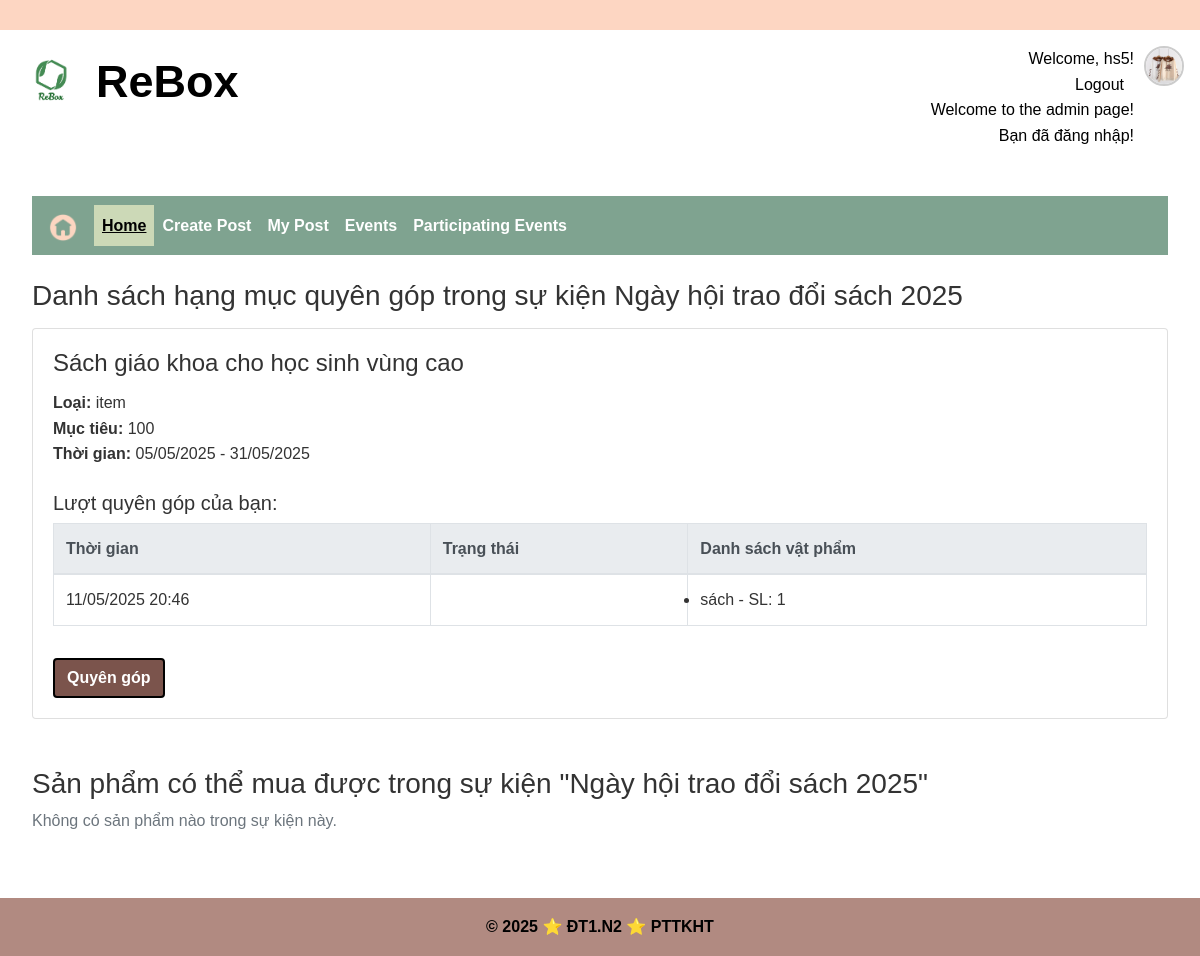
The page /2/donations (signed in) on the database its author committed.
### app/models/user.py (models this page shows, shortened)
class User(UserMixin, csdl.Model):
    id = csdl.Column(csdl.Integer, primary_key=True)
    username = csdl.Column(csdl.String(50), unique=True, nullable=False)
    password  = csdl.Column(csdl.String(128), nullable=False)
    avatar = csdl.Column(csdl.Text, nullable = True)
    fullname = csdl.Column(csdl.String(120), nullable=False)
    date_of_birth = csdl.Column(csdl.Date, nullable = True)
    gender = csdl.Column(csdl.String(10), nullable = True)
    address = csdl.Column(csdl.Text, nullable = True)
    email = csdl.Column(csdl.String(120), unique=True, nullable=False)
    phone = csdl.Column(csdl.String(20), nullable=True) #co the null
    facebook = csdl.Column(csdl.Text, nullable =True)
    roles = csdl.relationship('Role', secondary='user_role', backref=csdl.backref('users', lazy='dynamic'))
    created_date = csdl.Column(csdl.DateTime, default=datetime.utcnow)  # Thêm dòng này
    def has_role(self, role_name):
        for role in self.roles:
            if role.name == role_name:
                return True
        return False

### app/models/event.py (models this page shows)
class Event(csdl.Model):
    id = csdl.Column(csdl.Integer, primary_key=True)
    name = csdl.Column(csdl.String(50), unique=True, nullable=False)
    start_time = csdl.Column(csdl.DateTime, nullable=False)
    end_time = csdl.Column(csdl.DateTime, nullable=False)
    event_type  = csdl.Column(csdl.String(30), nullable=False)
    fee = csdl.Column(csdl.Integer, nullable=True)
    image = csdl.Column(csdl.String(50), nullable=True)
    managed_by = csdl.relationship(
        'User',
        secondary='event_manager',
        backref=csdl.backref('managed_events', lazy='dynamic')  # ← sửa ở đây
    )
    buyable_items = csdl.relationship('BuyableItem', backref='event', lazy=True)
    status_id = csdl.Column(csdl.Integer, csdl.ForeignKey('event_status.id'), nullable=False)
    status = csdl.relationship('EventStatus', backref='events')
    donation_categories = csdl.relationship(
        'DonationCategory',
        back_populates='event',
        lazy='select'  # Hoặc để mặc định
    )

### app/models/donation_category.py (models this page shows)
class DonationCategory(csdl.Model):
    id = csdl.Column(csdl.Integer, primary_key=True)
    dc_name = csdl.Column(csdl.String(50), nullable=False)
    dc_type_id = csdl.Column(csdl.Integer, csdl.ForeignKey('dc_type.id'), nullable=False)
    donation_type = csdl.Column(csdl.String(30), nullable=False)
    target_quantity = csdl.Column(csdl.Integer)
    start_date = csdl.Column(csdl.DateTime, nullable=False)
    end_date = csdl.Column(csdl.DateTime, nullable=False)
    event_id = csdl.Column(csdl.Integer, csdl.ForeignKey('event.id'), nullable=False)
    status_id = csdl.Column(csdl.Integer, csdl.ForeignKey('event_status.id'), nullable=False)
    event = csdl.relationship('Event', back_populates='donation_categories')
    status = csdl.relationship('EventStatus', backref=csdl.backref('donation_categories', lazy='dynamic'))

### app/models/donation.py (models this page shows)
class Donation(csdl.Model):
    id = csdl.Column(csdl.Integer, primary_key=True)
    donation_category_id = csdl.Column(csdl.Integer, csdl.ForeignKey('donation_category.id'), nullable=False)
    donor_name = csdl.Column(csdl.String(50), nullable=False)
    donor_email = csdl.Column(csdl.String(30), nullable=False)
    create_time = csdl.Column(csdl.DateTime, nullable=False)
    status_id = csdl.Column(csdl.Integer, csdl.ForeignKey('donation_status.id'), nullable=False)
    status = csdl.relationship('DonationStatus', backref='donations', lazy=True)
    items = csdl.relationship('DonationItem', backref='donation', lazy=True)

### app/models/donation_item.py (models this page shows)
class DonationItem(csdl.Model):
    id = csdl.Column(csdl.Integer, primary_key=True)
    donation_id = csdl.Column(csdl.Integer, csdl.ForeignKey('donation.id'), nullable=False)
    category_id = csdl.Column(csdl.Integer, csdl.ForeignKey('category.id'), nullable=False)
    item_name = csdl.Column(csdl.String(100), nullable=False)
    quantity = csdl.Column(csdl.Integer)
    image = csdl.Column(csdl.String(100), nullable=True)
    category = csdl.relationship('Category', backref='donation_items', lazy=True)

### app/event/routes.py (the view)
@event_blueprint.route('/<int:event_id>/donations')
@login_required
def displayAllDonations(event_id):
    event = Event.query.get_or_404(event_id)
    categories = DonationCategory.query.filter_by(event_id=event_id).all()
    donation_map = {}
    for cat in categories:
        donations = Donation.query.filter_by(
            donation_category_id=cat.id,
            donor_email=current_user.email
        ).all()
        donation_map[cat.id] = donations
    return render_template(
        'event/displayDonation.html',
        event=event,
        categories=categories,
        donation_map=donation_map
    )

### app/models/user.py (called while the page is built)
@login_manager.user_loader
def load_user(user_id): #luu ttin user by id da luu trong session login
    return User.query.get(int(user_id)) #doi tuong User chua ttin (username, pass,email, ...)

### app/event/templates/event/displayDonation.html
{% extends 'base.html' %} {% block title %}Lượt quyên góp của bạn{% endblock %}
{% block add_header %}
<p>Welcome to the admin page!</p>
{% if current_user.is_authenticated %}
<p>Bạn đã đăng nhập!</p>
{% else %}
<p>Bạn chưa đăng nhập</p>
{% endif %} {% endblock %} {% block content %}
<nav class="navbar navbar-expand-lg navbar-light bg-light mb-4">
  <a class="navbar-brand" href="{{ url_for('home.homepage') }}">
    <img
      src="{{ url_for('static', filename='image/home.png') }}"
      style="width: 30px"
      alt="home image"
    />
  </a>
  <div class="collapse navbar-collapse" id="navbarSupportedContent">
    <ul class="navbar-nav mr-auto">
      <li class="nav-item active">
        <a class="nav-link" href="{{ url_for('home.homepage') }}">Home</a>
      </li>
      <li class="nav-item">
        <a class="nav-link" href="{{ url_for('post.create_post') }}"
          >Create Post</a
        >
      </li>
      <li class="nav-item">
        <a class="nav-link" href="{{ url_for('post.my_posts') }}">My Post</a>
      </li>
      <li class="nav-item">
        <a class="nav-link" href="{{url_for('event.event')}}"> Events </a>
      </li>
      <li class="nav-item">
        <a class="nav-link" href="{{url_for('event.event', user_id=current_user.id)}}">
          Participating Events
        </a>
      </li>
    </ul>
  </div>
</nav>
<h3>Danh sách hạng mục quyên góp trong sự kiện {{event.name}}</h3>
{% for category in categories %}
<div class="card my-3">
  <div class="card-body">
    <h4 class="card-title">{{ category.dc_name }}</h4>
    <p class="card-text">
      <strong>Loại:</strong> {{ category.donation_type }} <br />
      <strong>Mục tiêu:</strong> {{ category.target_quantity }} <br />
      <strong>Thời gian:</strong> {{ category.start_date.strftime('%d/%m/%Y') }}
      - {{ category.end_date.strftime('%d/%m/%Y') }}
    </p>
    <h5 class="mt-4">Lượt quyên góp của bạn:</h5>
    {% set donations = donation_map[category.id] %} {% if donations %}
    <table class="table table-bordered mt-2">
      <thead class="thead-light">
        <tr>
          <th>Thời gian</th>
          <th>Trạng thái</th>
          <th>Danh sách vật phẩm</th>
        </tr>
      </thead>
      <tbody>
        {% for donation in donations %}
        <tr>
          <td>{{ donation.create_time.strftime('%d/%m/%Y %H:%M') }}</td>
          <td>{{ donation.status.name }}</td>
          <td>
            <ul class="mb-0">
              {% for item in donation.items %}
              <li>{{ item.item_name }} - SL: {{ item.quantity }}</li>
              {% endfor %}
            </ul>
          </td>
        </tr>
        {% endfor %}
      </tbody>
    </table>
    {% else %}
    <p class="text-muted">Bạn chưa quyên góp cho hạng mục này.</p>
    {% endif %}
    <a
      href="{{ url_for('event.manageDonationItem', category_id=category.id) }}"
      class="btn btn-outline-success mt-3"
    >
      Quyên góp
    </a>
  </div>
</div>
{% endfor %}
<h3 class="mt-5">Sản phẩm có thể mua được trong sự kiện "{{ event.name }}"</h3>
{% if event.buyable_items %}
<ul class="list-group mt-3">
  {% for item in event.buyable_items %}
  <li class="list-group-item">
    <div class="mb-2">
      <h5>{{ item.item_name }}</h5>
      <p class="text-muted mb-1">
        Giá: {{ item.price }} VNĐ | Trạng thái: {{ item.status_obj.name }}
      </p>
    </div>
    {% if item.image %}
    <div class="mb-2">
      <img
        src="{{ url_for('static', filename=item.image) }}"
        alt="{{ item.item_name }}"
        class="img-thumbnail"
        style="max-width: 200px"
      />
    </div>
    {% endif %}
  </li>
  {% endfor %}
</ul>
{% else %}
<p class="text-muted">Không có sản phẩm nào trong sự kiện này.</p>
{% endif %} {% endblock %}

### app/templates/base.html (shortened to what this page needs)
<!DOCTYPE html>
<html lang="vi-VN">
  <head>
    <link
      rel="stylesheet"
      href="https://cdn.jsdelivr.net/npm/bootstrap@4.0.0/dist/css/bootstrap.min.css"
    />
    <link
      rel="stylesheet"
      href="{{ url_for('static', filename='css/base.css') }}"
    />
  </head>
  <body>
    <header>
      <div class="top-bar"></div>
      <div class="header-logo">
        <div class="logo-image">
          <a href="{{ url_for('home.homepage') }}">
            <img
              src="{{ url_for('static', filename='image/logo.png') }}"
              alt="logo"
              style="width: 50px"
            />
          </a>
        </div>
        <div class="name-web">
          <p>ReBox</p>
        </div>
        <div class="select-login">
          <nav class="nav-select-login">
            {% if current_user.is_authenticated %}
            <p>Welcome, {{ current_user.username }}!</p>
            <a href="{{ url_for('auth.logout') }}">Logout</a>
            {% else %}
            <a href="{{ url_for('auth.login') }}">Login</a> |
            <a href="{{ url_for('auth.register') }}">Register</a> |
            <a href="{{ url_for('auth.adminLogin') }}">Admin</a>
            {% endif %}
          </nav>
          {% block add_header %} {% endblock %}
        </div>
        <div class="dropdown">
          <a  id="avatarDropdown" data-bs-toggle="dropdown" aria-expanded="false">
            <img src="{{ user.avatar or url_for('static', filename='image/avatar.png') }}" alt="avatar" class="rounded-circle" width="40" height="40" style="object-fit: cover; border: 2px solid #ccc; margin-left: 10px; cursor: pointer;">
          </a>
        </div>
      </div>
    </header>
    <main>{% block content %} {% endblock %}</main>
    <footer>
      <div class="footer-content">
        <p>&copy; 2025 ⭐ ĐT1.N2 ⭐ PTTKHT</p>
      </div>
    </footer>
  </body>
</html>

### app/static/css/base.css (style rules this page uses)
:root { --topBar: var(--mau2); --header: white; --menu-bar-color: var(--mau4); --selected-menu-color: var(--mau3); --text-select-login: var(--mau6); --btn-search: var(--mau9); --btn-search-hover: var(--mau8); --footer-background: var(--mau6); --text-header: black; --text-login-register: black; --text-menu-login-register: black; --text-footer: white; --text-menu-home: white; --text-menu-home-hover: black; --text-menu-home-selected: black; --text-btn-search: white; --text-btn-search-hover: black; --mau1: #86946d; --mau2: #fdd6c2; --mau3: #ccd9b7; --mau4: #7fa390; --mau5: #b0e1e1; --mau6: #b18a81; --mau7: #d9c297; --mau8: #c4a289; --mau9: #7b544c; --mau20: #f6ffe7; }
* { margin: 0; padding: 0; box-sizing: border-box; }
p { margin-bottom: 0px !important; }
html, body { height: 100%; margin: 0; display: flex; flex-direction: column; }
body { font-family: "Arial", sans-serif; background-color: white; color: #333; line-height: 1.6; }
.logo-image { margin: 10px; }
.name-web { margin: 0 10px !important; font-size: 45px; font-weight: bold; }
.top-bar { height: 30px; background-color: var(--topBar); z-index: 999; }
header { display: table-row; }
.header-logo { display: flex; background-color: var(--header); color: var(--text-header); padding: 1rem; }
.select-login { margin-left: auto; text-align: right; color: var(--text-login-register); text-decoration: none; }
.nav-select-login a { color: var(--text-menu-login-register); margin: 0 10px; text-decoration: none; }
main { padding: 2rem; flex: 1; }
footer { background-color: var(--footer-background); color: var(--text-header); text-align: center; padding: 1rem; margin-top: 2rem; font-weight: bold; }
.nav-link { color: var(--text-menu-home) !important; font-weight: bold; }
.nav-item.active .nav-link { color: var(--text-menu-home-selected) !important; background-color: var(--selected-menu-color); text-decoration: underline !important; }
.bg-light { background-color: var(--menu-bar-color) !important; }
.btn-outline-success { background-color: var(--btn-search); color: var(--text-btn-search); font-weight: bold; border: 2px solid black; }

### rows shown on the page
User: username "hs5", avatar (picture)
Event: name "Ngày hội trao đổi sách 2025"
DonationCategory: dc_name "Sách giáo khoa cho học sinh vùng cao", donation_type "item", target_quantity "100", start_date "05/05/2025", end_date "31/05/2025"
Donation: create_time "11/05/2025 20:46"
DonationItem: item_name "sách", quantity "1"
